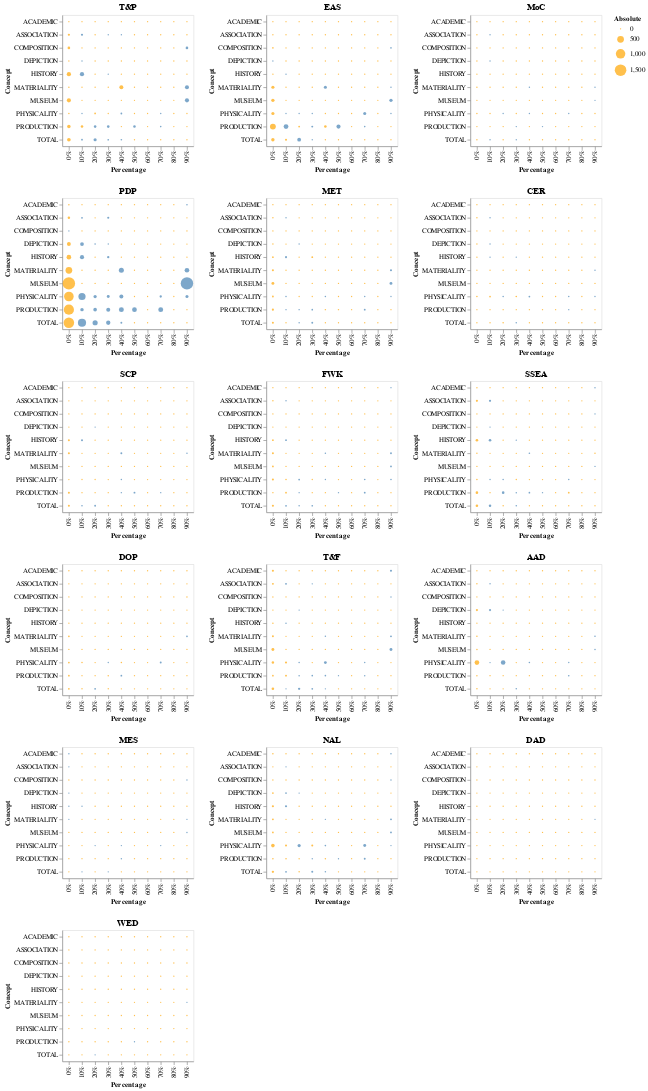

The code cell stored with this chart in its notebook:
### Code cell
import altair as alt
import numpy as np

ranges = [0,0.1,0.2,0.3,0.4,0.5,0.6,0.7,0.8,0.9,1]
charts = []
hcharts = []
count = 0

for dept_code in depts:
  dept_diff_rows_df = pd.DataFrame()

  dept_cur_stats_df = tidied_cur_month_df.loc[tidied_cur_month_df[' collectionCode'] == dept_code]
  dept_last_stats_df =  tidied_last_month_df.loc[tidied_last_month_df[' collectionCode'] == dept_code]
  
  # Skip if department has less than 10 records
  if(len(dept_cur_stats_df) < 10):
    continue
    
  # Now need to loop over each completeness coll in turn
  for cur_column, last_column in zip(dept_cur_stats_df.columns[1:], dept_last_stats_df.columns[1:]):
    # Group into counts of percentages 0-10, 10-20, ... 90-100
    cur_dept_col_counts = dept_cur_stats_df[cur_column].groupby(pd.cut(dept_cur_stats_df[cur_column], ranges, labels=["0-10%","10-20%","20-30%","30-40%","40-50%","50-60%","60-70%","70-80%","80-90%","90-100%"], include_lowest=True)).count()
    last_dept_col_counts = dept_last_stats_df[last_column].groupby(pd.cut(dept_last_stats_df[last_column], ranges, labels=["0-10%","10-20%","20-30%","30-40%","40-50%","50-60%","60-70%","70-80%","80-90%","90-100%"], include_lowest=True)).count()
    diff_dept_col_counts = cur_dept_col_counts.subtract(last_dept_col_counts, fill_value=0)
#    print(last_dept_col_counts)
#    print(diff_dept_col_counts)
    dept_diff_rows_df = dept_diff_rows_df.append(diff_dept_col_counts, ignore_index=False)
    
#  print(dept_diff_rows_df)
#  break
  dept_diff_rows_df = dept_diff_rows_df.rename_axis('Concept').rename_axis('Percentages', axis='columns')
    # TO handle converting from CategoricalIndex - may change https://github.com/pandas-dev/pandas/issues/19136
  dept_diff_rows_df.columns = dept_diff_rows_df.columns.tolist()

  dept_diff_rows_df = dept_diff_rows_df.reset_index()

  dept_diff_rows_melt_df = dept_diff_rows_df.melt(id_vars=['Concept'], var_name='Percentage', value_name='Change')
  
  # Replace zero values with Nan so altair doesn't show them
    
  dept_diff_rows_melt_df.replace(0, np.nan, inplace=True)

  chart = alt.Chart(dept_diff_rows_melt_df).mark_circle().encode(
    alt.X('Percentage:O'),
    alt.Y('Concept:O'),
    alt.Size('Quantity:Q'),
    alt.Color('Direction:N', scale=alt.Scale(domain=['Fewer Records', 'More Records'], range=['red', 'green'])),
    tooltip=['Percentage', 'Change']
  ).transform_calculate(
      Quantity='abs(datum.Change)',
      Direction='if(datum.Change < 0, "Fewer Records", "More Records")'
  ).properties(title="%s" % (deptNames[dept_code]), width=300)
    
  charts.append(chart)
  if count > 0:
      hcharts.append(alt.hconcat(*charts))
      charts = []
      count = 0
  else:
      count += 1

hcharts.append(alt.hconcat(*charts))

saved_graph = alt.vconcat(*hcharts)

saved_graph
